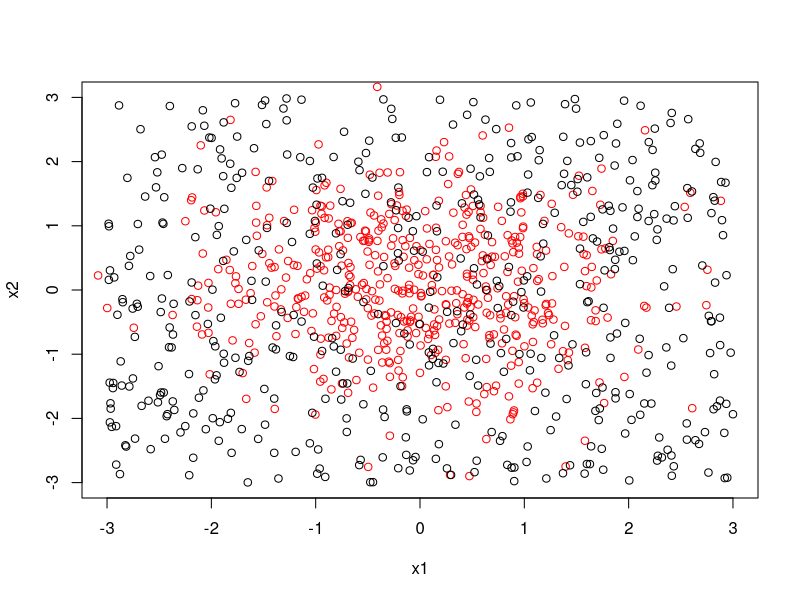
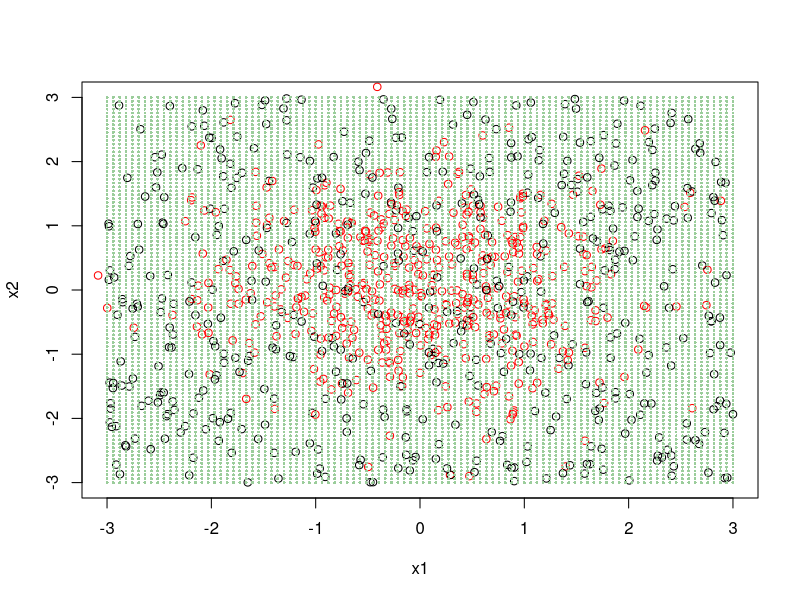
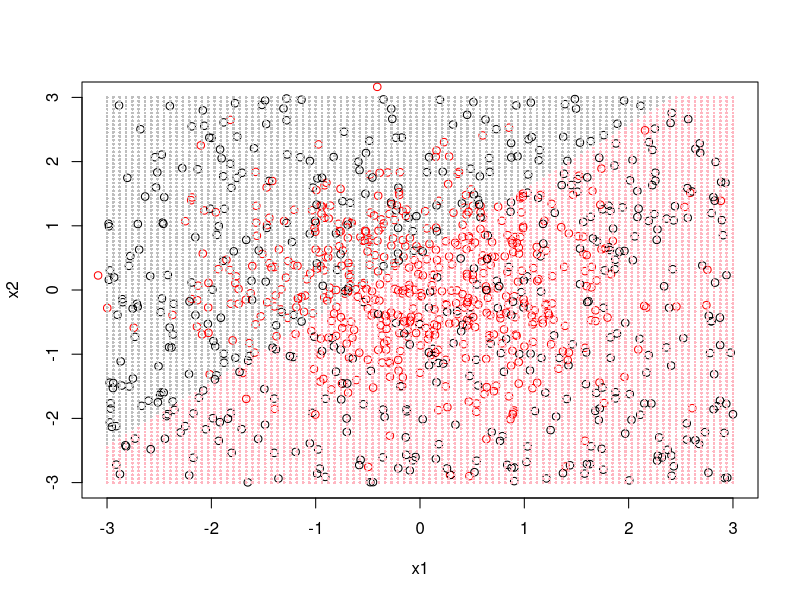
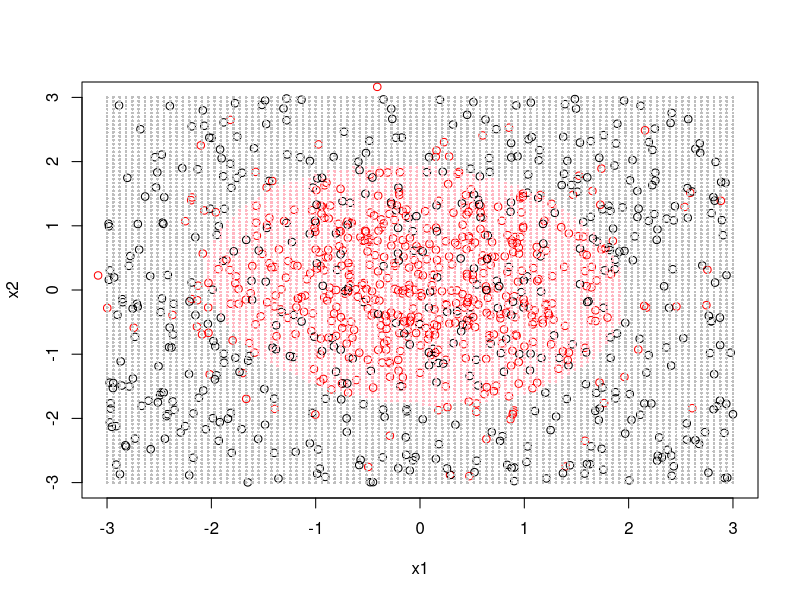
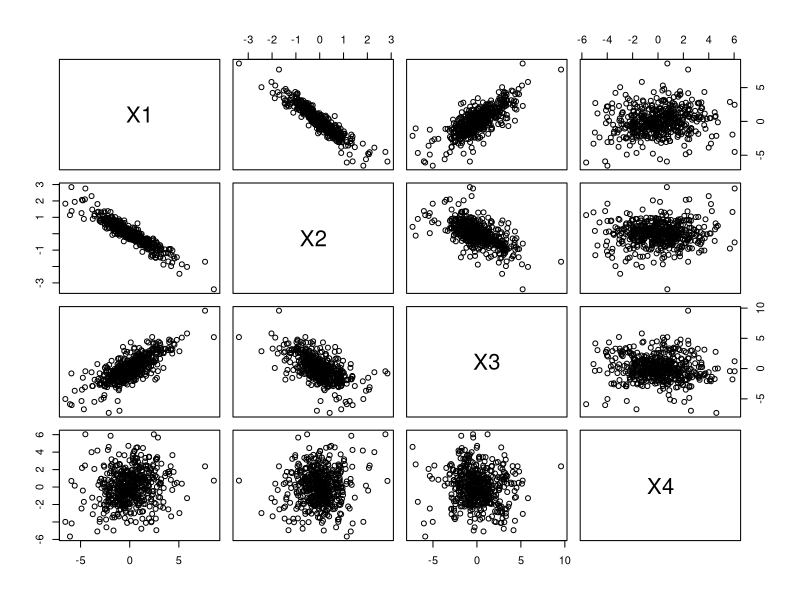
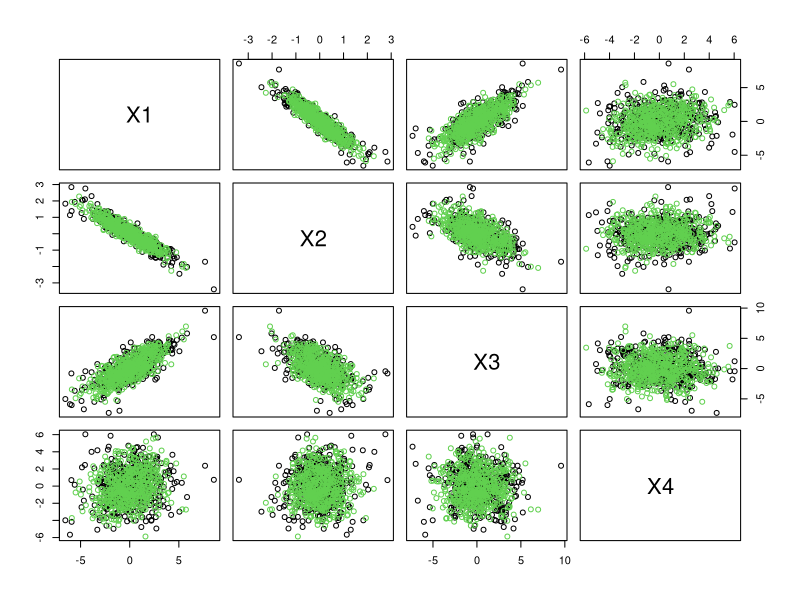
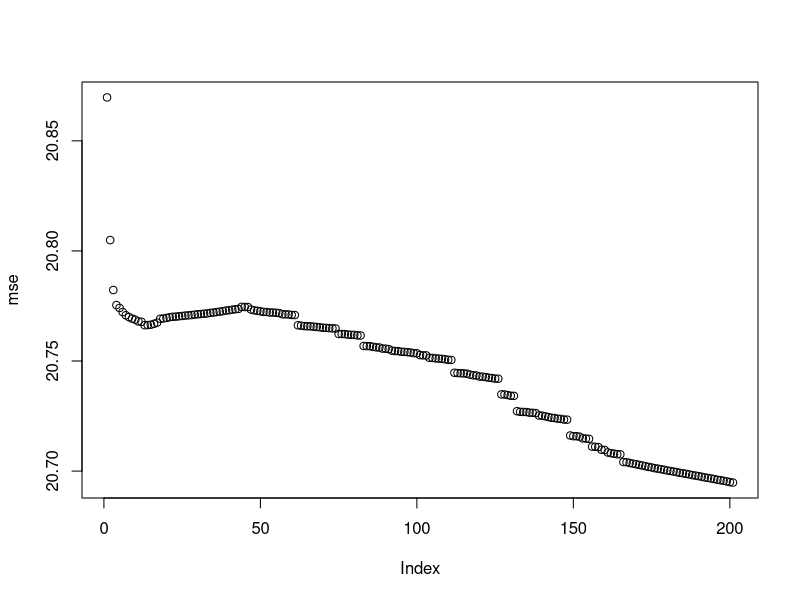
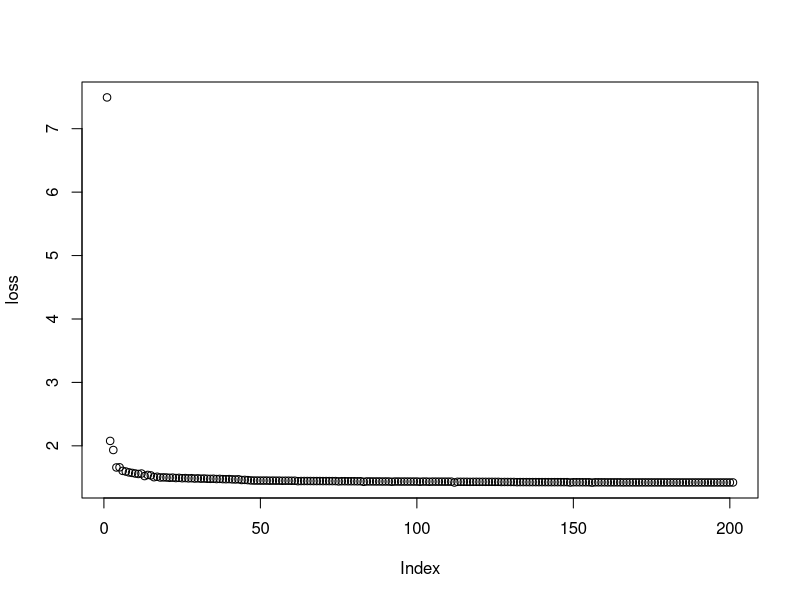

These charts were generated, in order, by the following R code:
## ---- chunk 1
knitr::opts_chunk$set(
  fig.width = 6, fig.height = 6
)
## ---- chunk 2
##### Data generation
# Observed data
n <- 500 # number of observations
d <- 2 # dimension
x <- mvtnorm::rmvnorm(n = n, mean = rep(0, d), sigma = diag(x = 1, nrow = d))
colnames(x) <- paste0("x", 1:d)
# Noisy data
s <- 36 # area
y <- cbind(runif(n = n, min = -3, max = 3),
           runif(n = n, min = -3, max = 3))
plot(x, col = "red", xlim = c(-3, 3), ylim = c(-3, 3))
points(x = y[,1], y = y[,2])
# Noise model
fn.log.p.n <- function(y, s) {
  p.n <- 1 / s
  log.p.n <- rep(log(p.n), nrow(y))
  return(log.p.n)
}
## ---- chunk 3
fn.log.p.n(y = x[1:10,], s = s)
## ---- chunk 4
fn.log.p.n(y = y[1:10,], s = s)
## ---- chunk 5
# Optimal values
w.opt <- c(0, 0, -1/2, 0, -1/2)
names(w.opt) <- c("x1", "x2", "x1*x1", "x1*x2", "x2*x2")
c.opt <- - log(2*pi)
names(c.opt) <- "c"
c(w.opt, c.opt)
## ---- chunk 6
# Initial values (very bad starting points)
w.init <- c(1, -1, 0, 0, 0)
names(w.init) <- names(w.opt)
c.init <- -3
names(c.init) <- names(c.opt)
c(w.init, c.init)
## ---- chunk 7
# Our model
# log.p.m.zero <- w1x1 + w2x2 + w3x1^2 + w4x1x2 + x5x2^2
# log.p.m <- log.p.m.zero + c
fn.log.p.m <- function(x, theta) {
  # theta: vectorized parameters for optim
  # ex) theta = c(w.init, c.init)
  len.theta <- length(theta)
  w <- theta[1:(len.theta - 1)] # parameters for unnormalized pdf
  c <- theta[len.theta] # normalization constant
  #
  x.poly <- cbind(x, x[,1] * x[,1], x[,1] * x[,2], x[,2] * x[,2])
  log.p.m.zero <- as.numeric(rbind(x.poly) %*% cbind(w))
  log.p.m <- log.p.m.zero + c
  return(log.p.m)
}
## ---- chunk 8
fn.log.p.m(x = x[1:10,], theta = c(w.init, c.init))
## ---- chunk 9
fn.log.p.m(x = y[1:10,], theta = c(w.init, c.init))
## ---- chunk 10
# Loss function
fn.loss <- function(x, theta, y, s) {
  u <- rbind(x, y)
  ix.x <- 1:nrow(x)
  ix.y <- (nrow(x) + 1) : (2 * nrow(x))
  log.p.m <- fn.log.p.m(x = u, theta = theta)
  log.p.n <- fn.log.p.n(y = u, s = s)
  g <- log.p.m - log.p.n
  h.u <- 1 / (1 + exp(-g))
  h.x <- h.u[ix.x]
  h.y <- h.u[ix.y]
  loss <- - mean(log(h.x) + log(1 - h.y))
  return(loss)
}
fn.loss(x = x, theta = c(w.init, c.init), y = y, s = s)
# Optimization
itr <- 500
res.opt <- optim(par = c(w.init, c.init), method = "BFGS",
                 control = list(maxit = itr),
                 fn = fn.loss, x = x, y = y, s = s)
res.opt
## ---- chunk 11
# For decision boundary
x1.ref <- seq(from = -3, to = 3, length.out = 100)
x2.ref <- seq(from = -3, to = 3, length.out = 100)
x.test <- as.matrix(expand.grid(x1.ref, x2.ref)) ; rm(x1.ref, x2.ref)
plot(x, col = "red", xlim = c(-3, 3), ylim = c(-3, 3))
points(x = y[,1], y = y[,2])
points(x = x.test[,1], y = x.test[,2], cex = 0.4, pch = 16, col = "darkseagreen3")
## ---- chunk 12
# Plot decision boundary using initial parameters
fn.prob.post <- function(x, theta.m, theta.n) {
  log.p.m <- fn.log.p.m(x = x, theta = theta.m)
  log.p.n <- fn.log.p.n(y = x, s = theta.n)
  g <- log.p.m - log.p.n
  pr <- 1 / (1 + exp(-g))
  return(pr)
}
y.hat <- fn.prob.post(x = x.test, theta.m = c(w.init, c.init), theta.n = s)
col <- c()
col[y.hat >= 0.5] <- "lightpink"
col[y.hat < 0.5] <- "grey"
plot(x, col = "red", xlim = c(-3, 3), ylim = c(-3, 3))
points(x = y[,1], y = y[,2])
points(x = x.test[,1], y = x.test[,2], cex = 0.4, pch = 16, col = col)
## ---- chunk 13
#
y.hat <- fn.prob.post(x = x.test, theta.m = res.opt$"par", theta.n = s)
col <- c()
col[y.hat >= 0.5] <- "lightpink"
col[y.hat < 0.5] <- "grey"
plot(x, col = "red", xlim = c(-3, 3), ylim = c(-3, 3))
points(x = y[,1], y = y[,2])
points(x = x.test[,1], y = x.test[,2], cex = 0.4, pch = 16, col = col)
## ---- chunk 14
# Data generation
n <- 500 # number of observations
d <- 4 # dimension
s <- matrix(data = rmutil::rlaplace(n = n * d, m = 0, s = 1), nrow = n, ncol = d) # source
a <- matrix(data = runif(n = d^2, min = -1, max = 1), nrow = d) # mixing matrix
x <- s %*% t(a)
plot(data.frame(x))
## ---- chunk 15
# Optimal values
b.opt <- solve(a)
c.opt <- log(abs(det(b.opt))) - log(4)
b.opt <- as.numeric(t(b.opt))
c(b.opt, c.opt)
## ---- chunk 16
# Initial values
b.init <- rnorm(n = d^2, mean = 0, sd = 1)
c.init <- rnorm(n = 1, mean = 0, sd = 1)
# Our model
fn.log.p.m <- function(x, theta) {
  # theta: vectorized parameters for optim
  b <- theta[1:(ncol(x)^2)] # parameters for unnormalized pdf
  b <- matrix(data = b, nrow = ncol(x), byrow = TRUE)
  c <- theta[(ncol(x)^2) + 1] # normalization constant
  log.p.m.zero <- - rowSums(sqrt(2) * abs(rbind(x) %*% t(b)))
  log.p.m <- log.p.m.zero + c
  return(log.p.m)
}
fn.log.p.m(x = x[1:10,], theta = c(b.init, c.init))
## ---- chunk 17
# Noise model
mu <- colMeans(x)
sigma <- cov(x)
y <- mvtnorm::rmvnorm(n = n, mean = mu, sigma = sigma)
plot(data.frame(rbind(x, y)), col = c(rep(1, n), rep(3, n)))
fn.log.p.n <- function(y, mu, sigma) {
  p.n <- mvtnorm::dmvnorm(x = y, mean = mu, sigma = sigma)
  log.p.n <- log(p.n)
  return(log.p.n)
}
fn.log.p.n(y = y[1:10,], mu = mu, sigma = sigma)


# Loss function
fn.loss <- function(x, theta, y, mu, sigma) {
  u <- rbind(x, y)
  ix.x <- 1:nrow(x)
  ix.y <- (nrow(x) + 1) : (2 * nrow(x))
  log.p.m <- fn.log.p.m(x = u, theta = theta)
  log.p.n <- fn.log.p.n(y = u, mu = mu, sigma = sigma)
  g <- log.p.m - log.p.n
  h.u <- 1 / (1 + exp(-g))
  h.x <- h.u[ix.x]
  h.y <- h.u[ix.y]
  loss <- - mean(log(h.x) + log(1 - h.y))
  return(loss)
}
fn.loss(x = x, theta = c(b.init, c.init), y = y, mu = mu, sigma = sigma)
## ---- chunk 18
# Optimization
itr <- 200
res.opt <- optim(par = c(b.init, c.init), method = "CG", control = list(maxit = itr), fn = fn.loss, x = x, y = y, mu = mu, sigma = sigma)
res.opt$"par"


# Optimization for tracking MSE
res.par <- matrix(data = 0, nrow = itr + 1, ncol = length(c(b.init, c.init)))
res.par[1,] <- c(b.init, c.init)
par.opt <- c(b.opt, c.opt)
mse <- sqrt(sum((par.opt - res.par[1,])^2))
loss <- fn.loss(x = x, theta = res.par[1,], y = y, mu = mu, sigma = sigma)
for (i in 1:itr) {
  # i <- 1
   # No change when maxit = 1 
  res <- optim(par = res.par[i,], method = "CG", control = list(maxit = 2),
               fn = fn.loss, x = x, y = y, mu = mu, sigma = sigma)
  mse[i + 1] <- sqrt(sum((par.opt - res$par)^2))
  loss[i + 1] <- res$value
  res.par[i + 1,] <- res$par
}
plot(mse)
plot(loss)

data.frame("Min_MSE" = res.par[which.min(mse),],
           "Min_Loss" = res.par[which.min(loss),],
           "Optimal" = par.opt)
